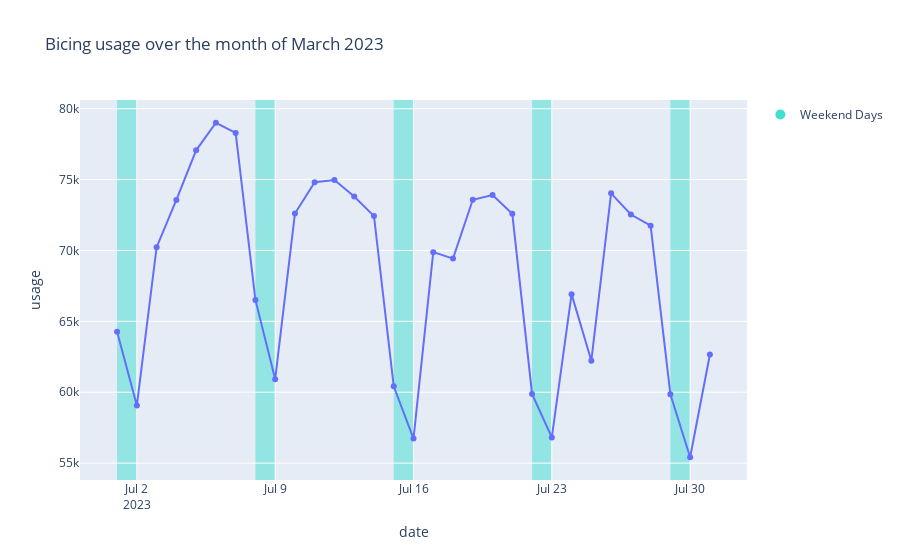

Here is the notebook cell this chart was saved with:
### Code cell
import plotly.express as px

df_c = df_july.groupby(['date','day_of_week'])['usage'].sum().reset_index()


fig = px.line(df_c, x='date', y='usage', title='Bicing usage over the month of July 2023', markers=True, hover_data=['date', 'usage','day_of_week'])

# Identify weekends
weekends = pd.date_range(start='2023-07-01', end='2023-07-31', freq='W-SAT').tolist() + \
           pd.date_range(start='2023-07-01', end='2023-07-31', freq='W-SUN').tolist()

# Ensure weekends are in pairs
weekends.sort()
weekend_pairs = [(weekends[i], weekends[i + 1]) for i in range(0, len(weekends), 2)]

# Add vertical rectangles for weekends
show_legend_added = False
for start, end in weekend_pairs:
    fig.add_vrect(
        x0=start, x1=end,
        fillcolor="turquoise", opacity=0.5,
        layer="below", line_width=0,
    )

fig.add_scatter(
    x=[None], y=[None],
    mode='markers',
    marker=dict(color='turquoise', size=10),
    showlegend=True,
    name='Weekend Days'
)


fig.show()

### Figure 1 — Plotly figure (JSON) as saved in the notebook; plotly's stock layout.template omitted (floating-point values rounded to 4 significant figures)
{"data": [{"customdata": [["Saturday"], ["Sunday"], ["Monday"], ["Tuesday"], ["Wednesday"], ["Thursday"], ["Friday"], ["Saturday"], ["Sunday"], ["Monday"], ["Tuesday"], ["Wednesday"], ["Thursday"], ["Friday"], ["Saturday"], ["Sunday"], ["Monday"], ["Tuesday"], ["Wednesday"], ["Thursday"], ["Friday"], ["Saturday"], ["Sunday"], ["Monday"], ["Tuesday"], ["Wednesday"], ["Thursday"], ["Friday"], ["Saturday"], ["Sunday"], ["Monday"]], "hovertemplate": "date=%{x}<br>usage=%{y}<br>day_of_week=%{customdata[0]}<extra></extra>", "legendgroup": "", "line": {"color": "#636efa", "dash": "solid"}, "marker": {"symbol": "circle"}, "mode": "lines+markers", "name": "", "orientation": "v", "showlegend": false, "type": "scatter", "x": ["2023-07-01", "2023-07-02", "2023-07-03", "2023-07-04", "2023-07-05", "2023-07-06", "2023-07-07", "2023-07-08", "2023-07-09", "2023-07-10", "2023-07-11", "2023-07-12", "2023-07-13", "2023-07-14", "2023-07-15", "2023-07-16", "2023-07-17", "2023-07-18", "2023-07-19", "2023-07-20", "2023-07-21", "2023-07-22", "2023-07-23", "2023-07-24", "2023-07-25", "2023-07-26", "2023-07-27", "2023-07-28", "2023-07-29", "2023-07-30", "2023-07-31"], "xaxis": "x", "y": [64262, 59072, 70229, 73564, 77064, 79008, 78290, 66514, 60917, 72607, 74819, 74967, 73809, 72422, 60418, 56729, 69880, 69426, 73577, 73910, 72584, 59878, 56812, 66918, 62223, 74030, 72533, 71745, 59861, 55414, 62666], "yaxis": "y"}, {"marker": {"color": "turquoise", "size": 10}, "mode": "markers", "name": "Weekend Days", "showlegend": true, "type": "scatter", "x": [null], "y": [null]}], "layout": {"legend": {"tracegroupgap": 0}, "shapes": [{"fillcolor": "turquoise", "layer": "below", "line": {"width": 0}, "opacity": 0.5, "type": "rect", "x0": "2023-07-01T00:00:00", "x1": "2023-07-02T00:00:00", "xref": "x", "y0": 0, "y1": 1, "yref": "y domain"}, {"fillcolor": "turquoise", "layer": "below", "line": {"width": 0}, "opacity": 0.5, "type": "rect", "x0": "2023-07-08T00:00:00", "x1": "2023-07-09T00:00:00", "xref": "x", "y0": 0, "y1": 1, "yref": "y domain"}, {"fillcolor": "turquoise", "layer": "below", "line": {"width": 0}, "opacity": 0.5, "type": "rect", "x0": "2023-07-15T00:00:00", "x1": "2023-07-16T00:00:00", "xref": "x", "y0": 0, "y1": 1, "yref": "y domain"}, {"fillcolor": "turquoise", "layer": "below", "line": {"width": 0}, "opacity": 0.5, "type": "rect", "x0": "2023-07-22T00:00:00", "x1": "2023-07-23T00:00:00", "xref": "x", "y0": 0, "y1": 1, "yref": "y domain"}, {"fillcolor": "turquoise", "layer": "below", "line": {"width": 0}, "opacity": 0.5, "type": "rect", "x0": "2023-07-29T00:00:00", "x1": "2023-07-30T00:00:00", "xref": "x", "y0": 0, "y1": 1, "yref": "y domain"}], "title": {"text": "Bicing usage over the month of March 2023"}, "xaxis": {"anchor": "y", "domain": [0, 1], "title": {"text": "date"}}, "yaxis": {"anchor": "x", "domain": [0, 1], "title": {"text": "usage"}}}}
